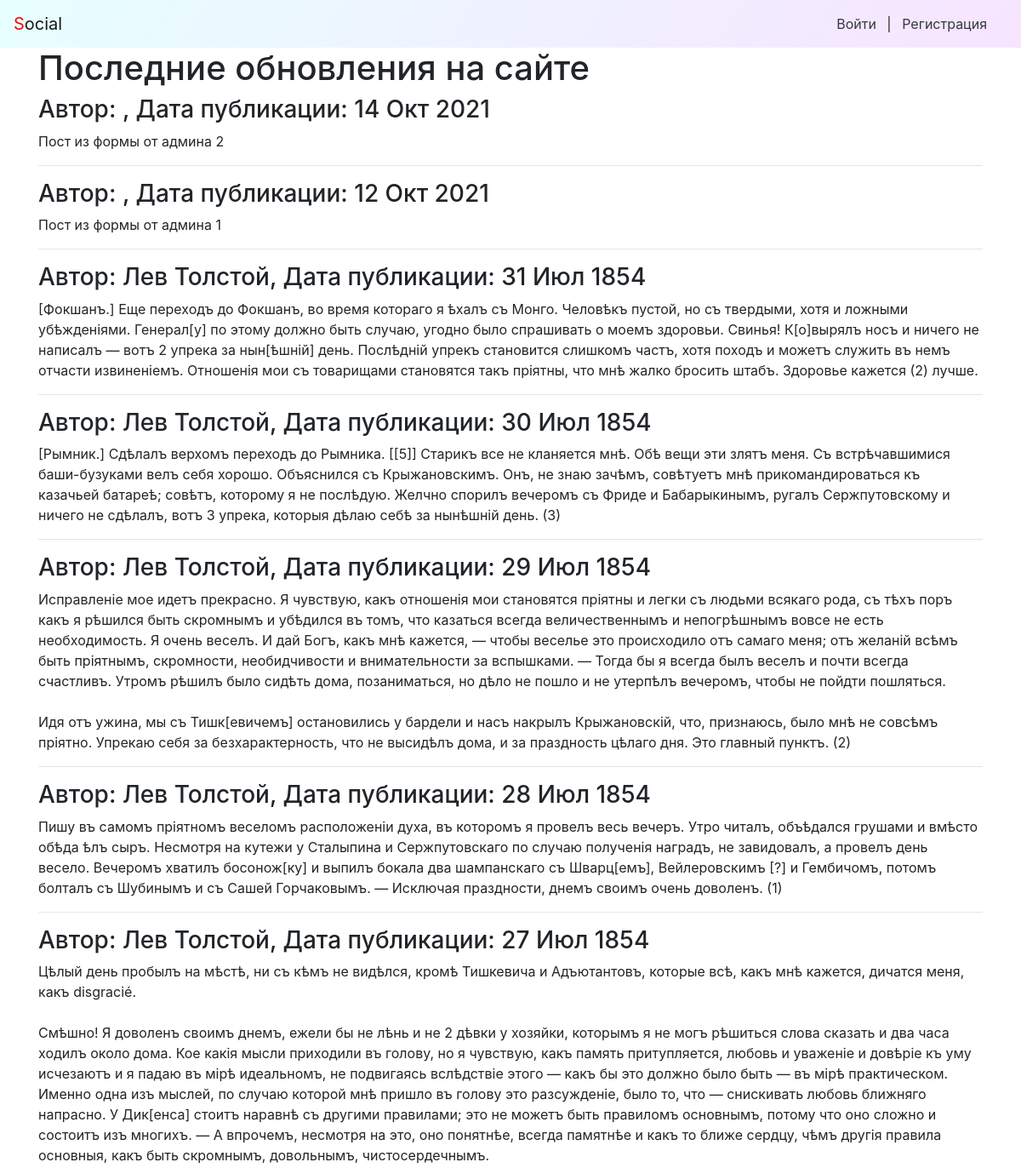
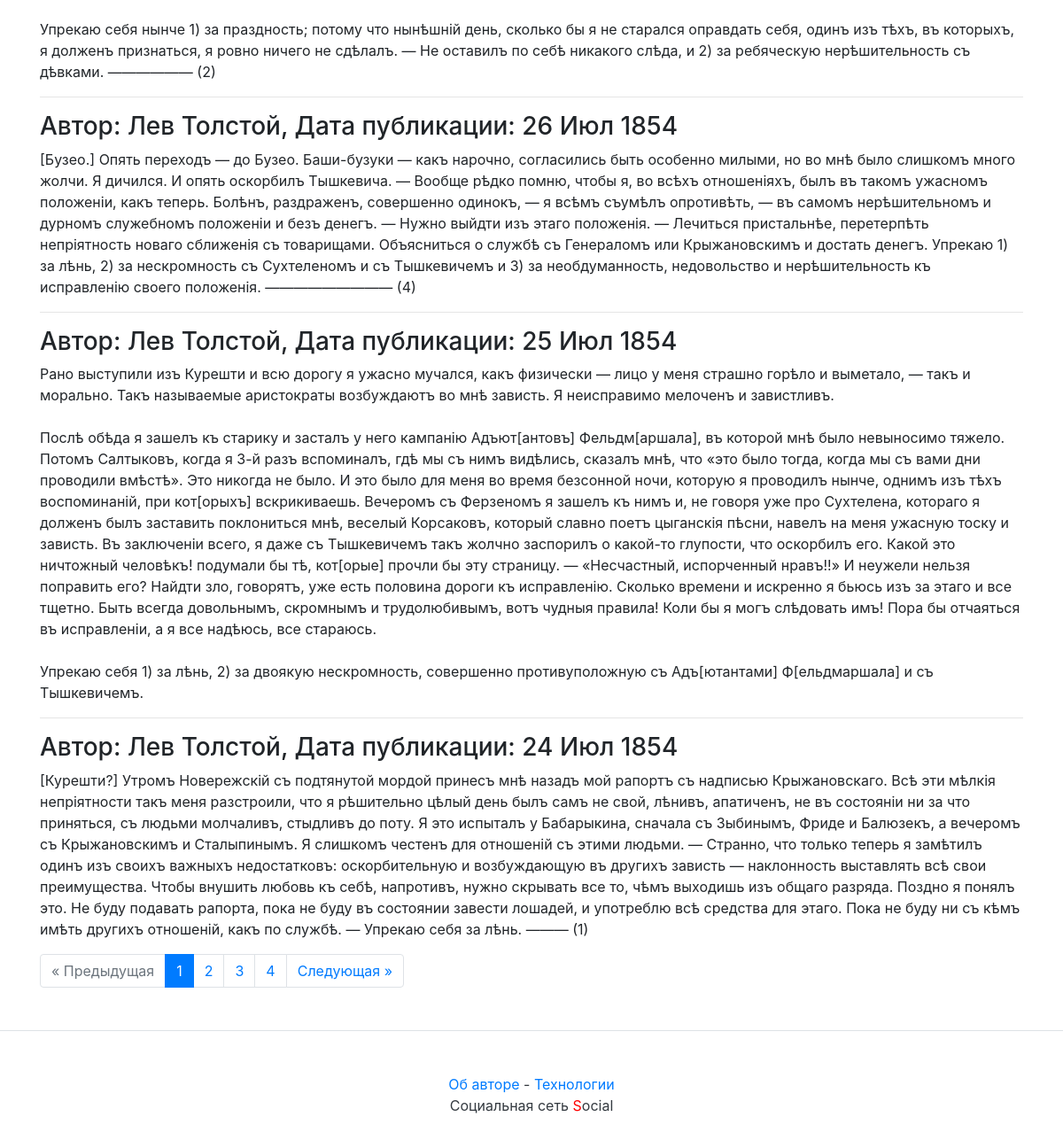
The app's page /, older data (2 pictures, top to bottom).
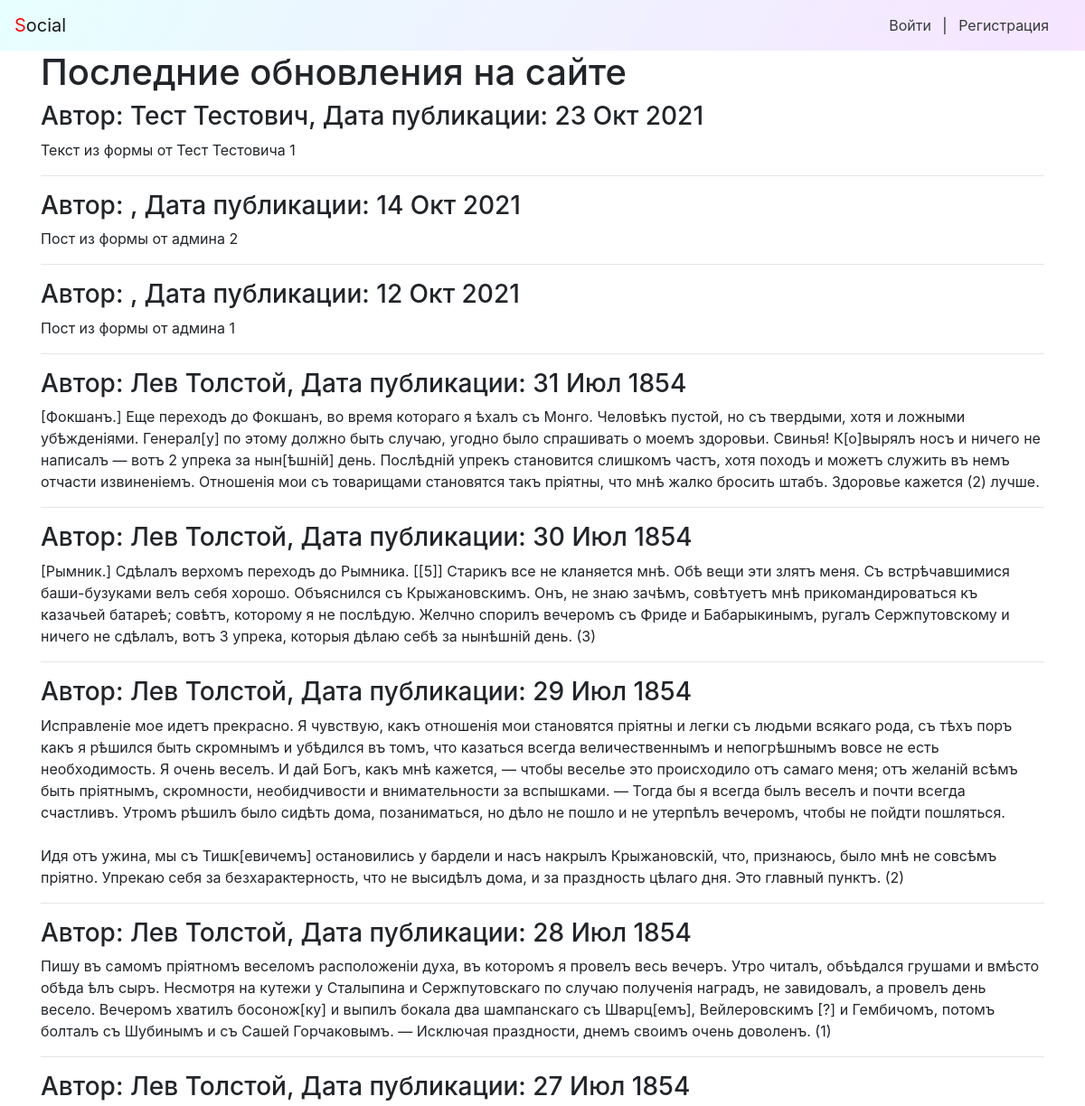
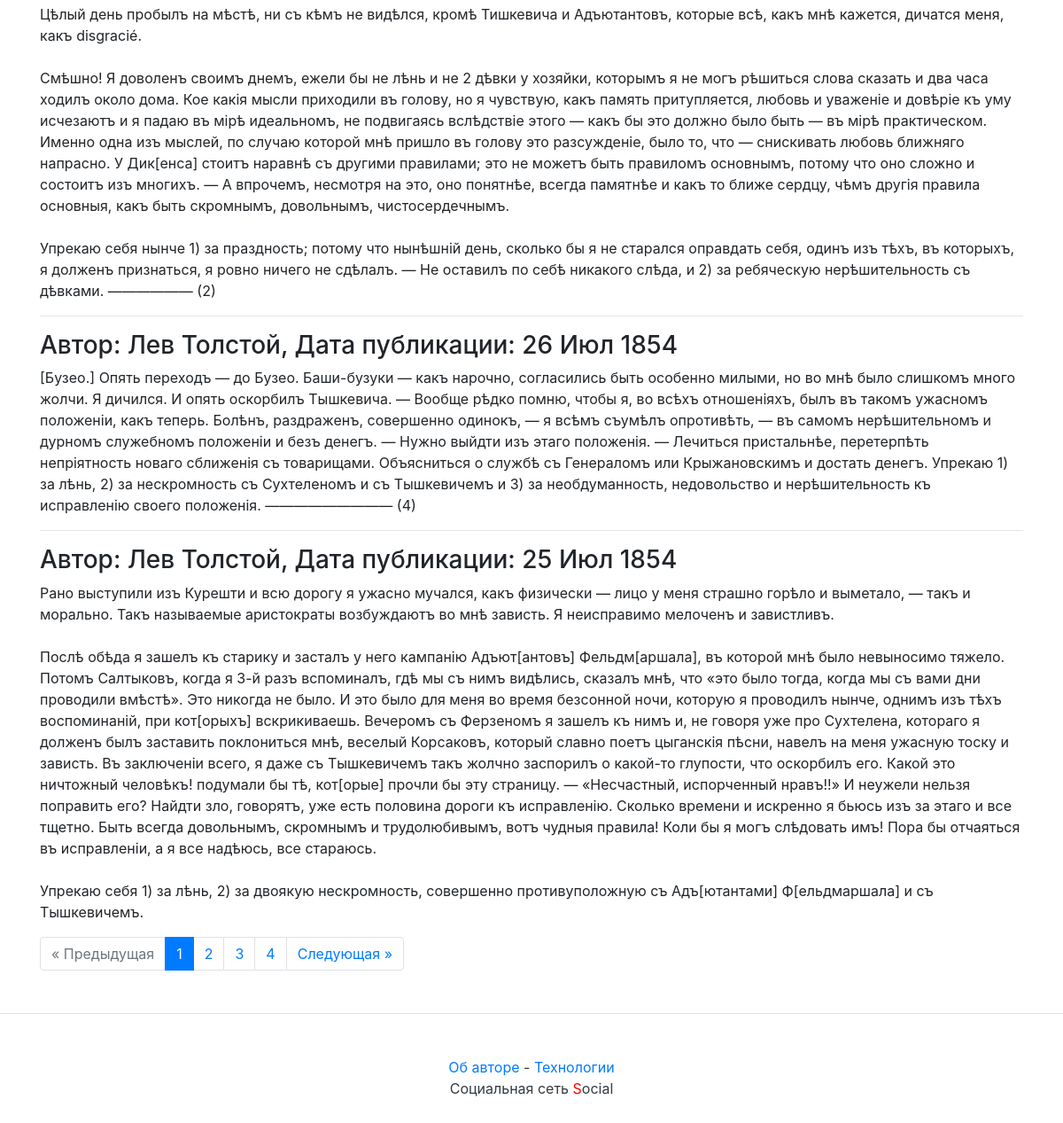
The same page, newer data (2 pictures, top to bottom).
### posts/models.py (models this page shows, shortened)
class Post(models.Model):
    text = models.TextField()
    pub_date = models.DateTimeField('date published', auto_now_add=True)
    author = models.ForeignKey(User, on_delete=models.CASCADE, related_name='posts')
    group = models.ForeignKey('Group', on_delete=models.SET_NULL,
                              blank=True, null=True, related_name='posts')
    image = models.ImageField(upload_to='posts/', blank=True, null=True)
    class Meta:
        ordering = ["-pub_date"]

### posts/views.py (the view)
# urls.py: path("", views.index, name="index"),
@cache_page(20)
def index(request):
    post_list = Post.objects.select_related('author', 'group').prefetch_related('comments__post').all()
    paginator = Paginator(post_list, 10)
    page_number = request.GET.get('page')
    page = paginator.get_page(page_number)
    context = {
        'page': page,
        'paginator': paginator,
        'posts': post_list,
    }
    return render(request, 'posts/index.html', context)

### social/context_processors.py (called while the page is built)
def year(request):
    year = dt.datetime.now().year
    return {'year': year}

### posts/templates/posts/index.html (shortened to what this page needs)
{% extends 'base.html' %}
{% block header %}Последние обновления на сайте{% endblock %}
{% block content %}
    {% for post in page %}
    <h3>
        Автор: {{ post.author.get_full_name }}, Дата публикации: {{ post.pub_date|date:"d M Y" }}
    </h3>
    <p>{{ post.text|linebreaksbr }}</p>
    {% if not forloop.last %}<hr>{% endif %}
    {% endfor %}
    {% if page.has_other_pages %}
        {% include "paginator.html" with items=page paginator=paginator %}
    {% endif %}
{% endblock %}

Row changes from the older to the newer data that the page shows:
no longer on this page (row unchanged): Post: author.get_full_name "Лев Толстой", pub_date "24 Июл 1854", text "[Курешти?] Утромъ Новережскій съ подтянутой мордой принесъ мнѣ назадъ мой рапортъ съ надписью Крыжановскаго. Всѣ эти мѣлкія непріятности такъ меня разстроили, что я рѣшительно цѣлый день былъ самъ не свой, лѣнивъ, апатиченъ, не въ состояніи ни за что приняться, съ людьми молчаливъ, стыдливъ до поту. Я это испыталъ у Бабарыкина, сначала съ Зыбинымъ, Фриде и Балюзекъ, а вечеромъ съ Крыжановскимъ и Сталыпинымъ. Я слишкомъ честенъ для отношеній съ этими людьми. — Странно, что только теперь я замѣтилъ одинъ изъ своихъ важныхъ недостатковъ: оскорбительную и возбуждающую въ другихъ зависть — наклонность выставлять всѣ свои преимущества. Чтобы внушить любовь къ себѣ, напротивъ, нужно скрывать все…"
added Post: author.get_full_name "Тест Тестович", pub_date "23 Окт 2021", text "Текст из формы от Тест Тестовича 1"
